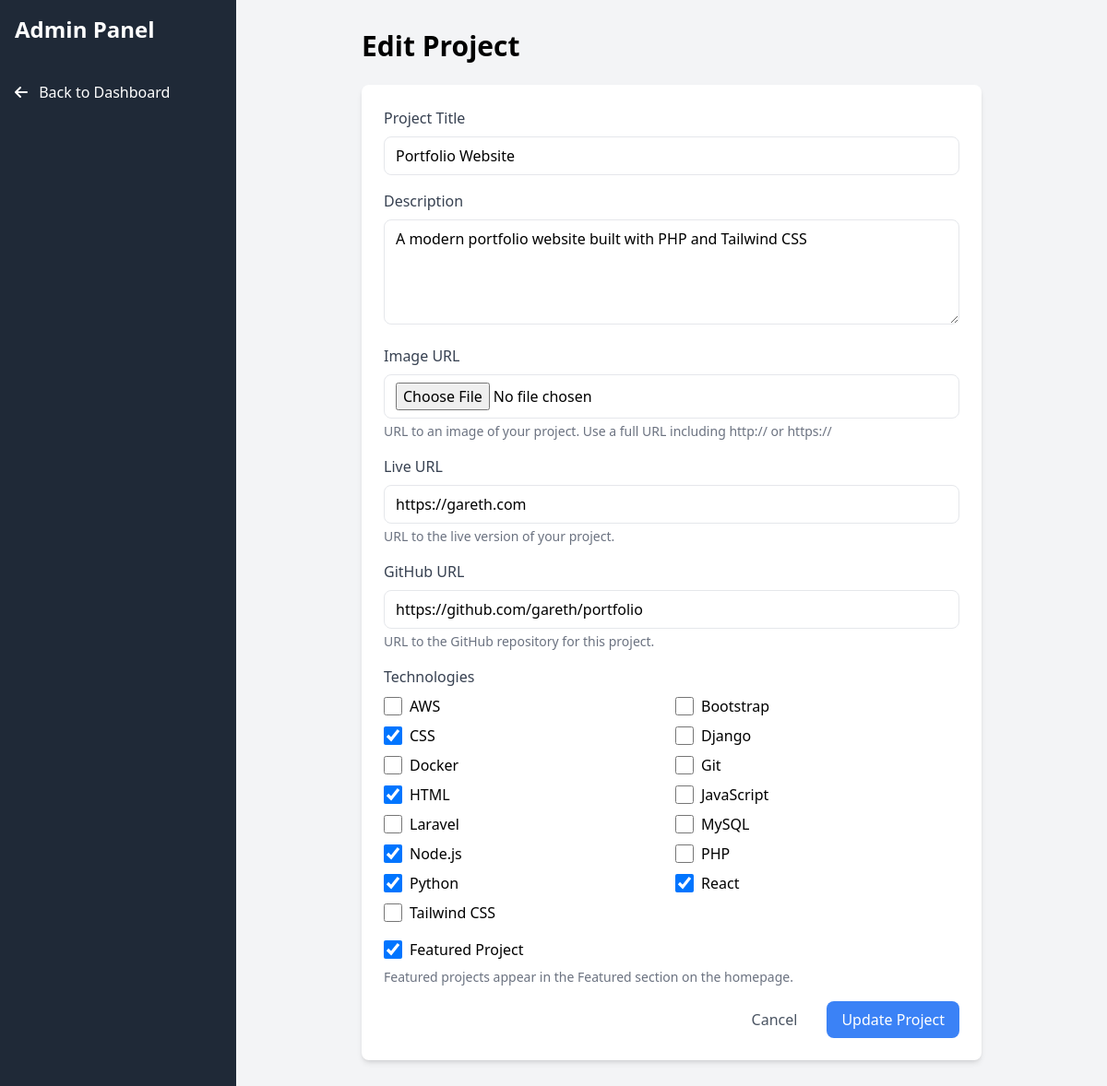
/admin/edit_project.php?id=1 (signed in), run on the app's committed database.
### tables this page shows
CREATE TABLE IF NOT EXISTS projects (
    id INT PRIMARY KEY AUTO_INCREMENT,          
    title VARCHAR(100) NOT NULL,                
    description TEXT,                           
    image_url VARCHAR(255),                     
    live_url VARCHAR(255),                      
    github_url VARCHAR(255),                    
    featured BOOLEAN DEFAULT FALSE,             
    created_at TIMESTAMP DEFAULT CURRENT_TIMESTAMP,         
    updated_at TIMESTAMP DEFAULT CURRENT_TIMESTAMP ON UPDATE CURRENT_TIMESTAMP   
);

CREATE TABLE IF NOT EXISTS technologies (
    id INT PRIMARY KEY AUTO_INCREMENT,          
    name VARCHAR(50) UNIQUE NOT NULL,           
    created_at TIMESTAMP DEFAULT CURRENT_TIMESTAMP
);

### admin/edit_project.php (the view, shortened to what this page needs)
<?php
require_once '../inc/config.php';
$project_id = (int)$_GET['id'];
try {
    $stmt = $pdo->prepare("SELECT * FROM projects WHERE id = ?");
    $stmt->execute([$project_id]);
    $project = $stmt->fetch();
    $stmt = $pdo->prepare("SELECT technology_id FROM project_technologies WHERE project_id = ?");
    $stmt->execute([$project_id]);
    $project_technologies = $stmt->fetchAll(PDO::FETCH_COLUMN);
    $technologies = $pdo->query("SELECT * FROM technologies ORDER BY name")->fetchAll();
} catch (PDOException $e) {
    $_SESSION['error'] = "Error fetching project data: " . $e->getMessage();
    header('Location: index.php');
    exit;
}
?>
<!DOCTYPE html>
<html lang="en">
<head>
    <script src="https://cdn.tailwindcss.com"></script>
    <link rel="stylesheet" href="https://cdnjs.cloudflare.com/ajax/libs/font-awesome/6.0.0/css/all.min.css">
</head>
<body class="bg-gray-100">
    <div class="min-h-screen flex">
        <div class="w-64 bg-gray-800 text-white">
            <div class="p-4">
                <h2 class="text-2xl font-bold">Admin Panel</h2>
            </div>
            <nav class="mt-4">
                <a href="index.php" class="block px-4 py-2 hover:bg-gray-700">
                    <i class="fas fa-arrow-left mr-2"></i> Back to Dashboard
                </a>
            </nav>
        </div>
        <div class="flex-1 p-8">
            <div class="max-w-2xl mx-auto">
                <h1 class="text-3xl font-bold mb-6">Edit Project</h1>
                <form method="POST" class="bg-white rounded-lg shadow-md p-6">
                    <div class="space-y-4">
                        <div>
                            <label class="block text-gray-700 mb-2" for="title">Project Title</label>
                            <input type="text" id="title" name="title" required
                                   value="<?php echo htmlspecialchars($project['title']); ?>"
                                   class="w-full px-3 py-2 border rounded-lg focus:outline-none focus:ring-2 focus:ring-blue-500">
                        </div>
                        <div>
                            <label class="block text-gray-700 mb-2" for="description">Description</label>
                            <textarea id="description" name="description" rows="4" required
                                      class="w-full px-3 py-2 border rounded-lg focus:outline-none focus:ring-2 focus:ring-blue-500"><?php echo htmlspecialchars($project['description']); ?></textarea>
                        </div>
                        <div>
                            <label class="block text-gray-700 mb-2" for="image_url">Image URL</label>
                            <input type="file" id="image_url" name="image_url"
                                   value="<?php echo htmlspecialchars($project['image_url']); ?>"
                                   class="w-full px-3 py-2 border rounded-lg focus:outline-none focus:ring-2 focus:ring-blue-500"
                                   placeholder="https://example.com/image.jpg">
                            <p class="text-sm text-gray-500 mt-1">URL to an image of your project. Use a full URL including http:// or https://</p>
                        </div>
                        <div>
                            <label class="block text-gray-700 mb-2" for="live_url">Live URL</label>
                            <input type="url" id="live_url" name="live_url"
                                   value="<?php echo htmlspecialchars($project['live_url']); ?>"
                                   class="w-full px-3 py-2 border rounded-lg focus:outline-none focus:ring-2 focus:ring-blue-500"
                                   placeholder="https://example.com">
                            <p class="text-sm text-gray-500 mt-1">URL to the live version of your project.</p>
                        </div>
                        <div>
                            <label class="block text-gray-700 mb-2" for="github_url">GitHub URL</label>
                            <input type="url" id="github_url" name="github_url"
                                   value="<?php echo htmlspecialchars($project['github_url']); ?>"
                                   class="w-full px-3 py-2 border rounded-lg focus:outline-none focus:ring-2 focus:ring-blue-500"
                                   placeholder="https://github.com/yourusername/repository">
                            <p class="text-sm text-gray-500 mt-1">URL to the GitHub repository for this project.</p>
                        </div>
                        <div>
                            <label class="block text-gray-700 mb-2">Technologies</label>
                            <div class="grid grid-cols-2 gap-2">
                                <?php foreach ($technologies as $tech): ?>
                                    <label class="inline-flex items-center">
                                        <input type="checkbox" name="technologies[]" value="<?php echo $tech['id']; ?>"
                                               <?php echo in_array($tech['id'], $project_technologies) ? 'checked' : ''; ?>
                                               class="form-checkbox h-5 w-5 text-blue-600">
                                        <span class="ml-2"><?php echo htmlspecialchars($tech['name']); ?></span>
                                    </label>
                                <?php endforeach; ?>
                            </div>
                        </div>
                        <div>
                            <label class="inline-flex items-center">
                                <input type="checkbox" name="featured" class="form-checkbox h-5 w-5 text-blue-600"
                                       <?php echo $project['featured'] ? 'checked' : ''; ?>>
                                <span class="ml-2">Featured Project</span>
                            </label>
                            <p class="text-sm text-gray-500 mt-1">Featured projects appear in the Featured section on the homepage.</p>
                        </div>
                        <div class="flex justify-end space-x-4">
                            <a href="index.php" class="px-4 py-2 text-gray-600 hover:text-gray-800">Cancel</a>
                            <button type="submit" class="px-4 py-2 bg-blue-500 text-white rounded-lg hover:bg-blue-600">
                                Update Project
                            </button>
                        </div>
                    </div>
                </form>
            </div>
        </div>
    </div>
</body>
</html>

### data on the page
projects: title "Portfolio Website", description "A modern portfolio website built with PHP and Tailwind CSS", live_url "https://gareth.com", github_url "https://github.com/gareth/portfolio", featured "☑"
technologies: name "AWS"
technologies: name "Bootstrap"
technologies: id "☑", name "CSS"
technologies: name "Django"
technologies: name "Docker"
technologies: name "Git"
technologies: id "☑", name "HTML"
technologies: name "JavaScript"
technologies: name "Laravel"
technologies: name "MySQL"
technologies: id "☑", name "Node.js"
technologies: name "PHP"
technologies: id "☑", name "Python"
technologies: id "☑", name "React"
technologies: name "Tailwind CSS"
